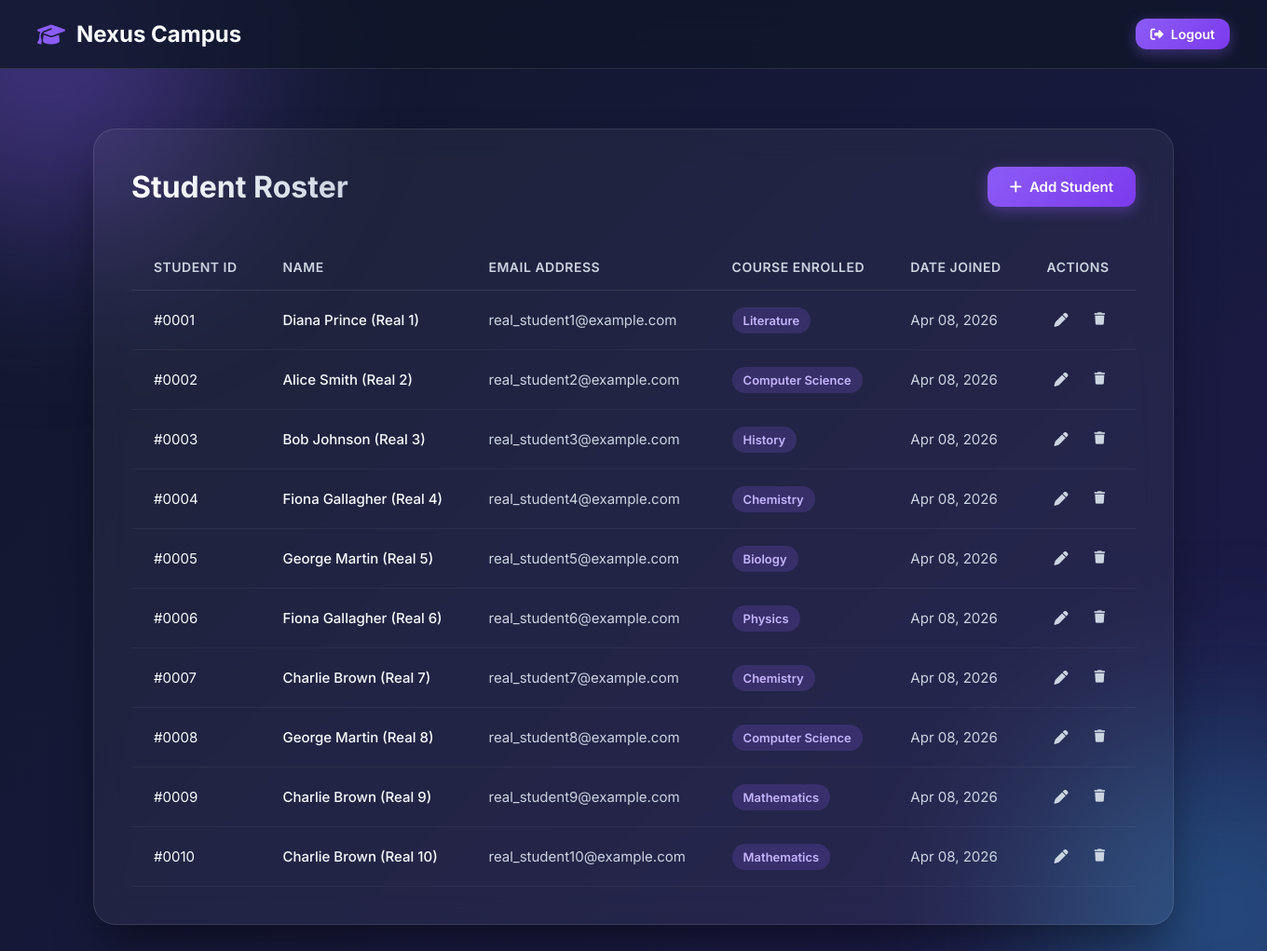
Screenshot of / (signed in) with the database file from the repository.
### app.py (models this page shows)
class RealStudent(db.Model):
    __tablename__ = 'real_student'
    id = db.Column(db.Integer, primary_key=True)
    name = db.Column(db.String(100), nullable=False)
    email = db.Column(db.String(120), unique=True, nullable=False)
    course = db.Column(db.String(100), nullable=False)
    enrollment_date = db.Column(db.DateTime, default=datetime.utcnow)

### app.py (the view)
@app.route('/')
@login_required
def index():
    StudentModel = get_student_model()
    students = StudentModel.query.order_by(StudentModel.enrollment_date.desc()).all()
    return render_template('index.html', students=students)

### app.py (called while the page is built)
def get_student_model():
    if session.get('is_hacker'):
        return FakeStudent
    return RealStudent

def login_required(f):
    @wraps(f)
    def decorated_function(*args, **kwargs):
        if not session.get('logged_in'):
            flash('Please log in to access this page.', 'error')
            return redirect(url_for('login'))
        return f(*args, **kwargs)
    return decorated_function

### templates/index.html (shortened to what this page needs)
{% extends 'base.html' %}
{% block content %}
<div class="glass-panel">
    <div class="header-actions">
        <h1>Student Roster</h1>
        <a href="{{ url_for('add_student') }}" class="btn btn-primary">
            <i class="fa-solid fa-plus"></i> Add Student
        </a>
    </div>
    <div class="table-container">
        <table>
            <thead>
                <tr>
                    <th>Student ID</th>
                    <th>Name</th>
                    <th>Email Address</th>
                    <th>Course Enrolled</th>
                    <th>Date Joined</th>
                    <th>Actions</th>
                </tr>
            </thead>
            <tbody>
                {% for student in students %}
                <tr>
                    <td>#{{ "%04d" | format(student.id) }}</td>
                    <td style="font-weight: 500;">{{ student.name }}</td>
                    <td><a href="mailto:{{ student.email }}" style="color: var(--text-secondary); text-decoration: none;">{{ student.email }}</a></td>
                    <td><span class="course-badge">{{ student.course }}</span></td>
                    <td style="color: var(--text-secondary);">{{ student.enrollment_date.strftime('%b %d, %Y') }}</td>
                    <td>
                        <div class="action-links">
                            <a href="{{ url_for('edit_student', id=student.id) }}" class="action-btn edit" title="Edit Student">
                                <i class="fa-solid fa-pen"></i>
                            </a>
                            <form action="{{ url_for('delete_student', id=student.id) }}" method="POST" style="display:inline;" onsubmit="return confirm('Are you sure you want to remove {{ student.name }} from the roster?');">
                                <button type="submit" class="action-btn delete" title="Delete Student">
                                    <i class="fa-solid fa-trash"></i>
                                </button>
                            </form>
                        </div>
                    </td>
                </tr>
                {% endfor %}
            </tbody>
        </table>
    </div>
</div>
{% endblock %}

### templates/base.html (shortened to what this page needs)
<!DOCTYPE html>
<html lang="en">
<head>
    <link rel="stylesheet" href="https://cdnjs.cloudflare.com/ajax/libs/font-awesome/6.4.0/css/all.min.css">
</head>
<body>
    <nav class="navbar">
        <a href="{{ url_for('index') }}" class="navbar-brand">
            <i class="fa-solid fa-graduation-cap"></i>
            Nexus Campus
        </a>
        <div class="navbar-menu">
            {% if session.get('logged_in') %}
            <a href="{{ url_for('logout') }}" class="btn btn-primary" style="padding: 8px 16px; font-size: 14px;">
                <i class="fa-solid fa-right-from-bracket"></i> Logout
            </a>
            {% endif %}
        </div>
    </nav>
    <main class="container">
        {% block content %}{% endblock %}
    </main>
</body>
</html>

### templates/base.html (style rules this page uses)
:root { --bg-gradient-start: #0f172a; --bg-gradient-end: #1e1b4b; --glass-bg: rgba(255, 255, 255, 0.05); --glass-border: rgba(255, 255, 255, 0.1); --text-primary: #f8fafc; --text-secondary: #cbd5e1; --accent: #8b5cf6; --accent-hover: #7c3aed; --success: #10b981; --error: #ef4444; --input-bg: rgba(15, 23, 42, 0.6); --input-border: rgba(255, 255, 255, 0.2); }
* { box-sizing: border-box; margin: 0; padding: 0; font-family: 'Inter', sans-serif; }
body { background: linear-gradient(135deg, var(--bg-gradient-start), var(--bg-gradient-end)); color: var(--text-primary); min-height: 100vh; display: flex; flex-direction: column; overflow-x: hidden; position: relative; }
body::before, body::after { content: ''; position: absolute; width: 400px; height: 400px; border-radius: 50%; filter: blur(100px); z-index: -1; }
body::before { top: -150px; left: -150px; background: rgba(139, 92, 246, 0.4); }
body::after { bottom: -150px; right: -150px; background: rgba(56, 189, 248, 0.3); }
.navbar { backdrop-filter: blur(20px); -webkit-backdrop-filter: blur(20px); background: rgba(15, 23, 42, 0.8); border-bottom: 1px solid var(--glass-border); padding: 20px 40px; display: flex; justify-content: space-between; align-items: center; top: 0; z-index: 100; }
.navbar-brand { font-size: 24px; font-weight: 700; color: var(--text-primary); text-decoration: none; display: flex; align-items: center; gap: 12px; }
.navbar-brand i { color: var(--accent); }
.container { max-width: 1200px; margin: 40px auto; padding: 0 20px; flex-grow: 1; width: 100%; }
.glass-panel { background: var(--glass-bg); backdrop-filter: blur(16px); -webkit-backdrop-filter: blur(16px); border: 1px solid var(--glass-border); border-radius: 24px; padding: 40px; box-shadow: 0 25px 50px -12px rgba(0, 0, 0, 0.5); animation: fadeIn 0.5s ease-out; }
.btn { display: inline-flex; align-items: center; justify-content: center; gap: 8px; padding: 12px 24px; border-radius: 12px; font-weight: 600; font-size: 15px; cursor: pointer; text-decoration: none; transition: all 0.3s cubic-bezier(0.4, 0, 0.2, 1); border: none; }
.btn-primary { background: linear-gradient(135deg, var(--accent), var(--accent-hover)); color: white; box-shadow: 0 4px 15px rgba(139, 92, 246, 0.4); }

### templates/index.html (style rules this page uses)
.header-actions { display: flex; justify-content: space-between; align-items: center; margin-bottom: 30px; }
.header-actions h1 { font-size: 32px; font-weight: 700; background: linear-gradient(to right, #fff, #cbd5e1); -webkit-background-clip: text; background-clip: text; -webkit-text-fill-color: transparent; }
.table-container { width: 100%; overflow-x: auto; }
table { width: 100%; border-collapse: separate; border-spacing: 0; margin-top: 10px; }
th, td { padding: 16px 24px; text-align: left; }
th { color: var(--text-secondary); font-weight: 600; font-size: 14px; text-transform: uppercase; letter-spacing: 0.5px; border-bottom: 1px solid var(--glass-border); }
td { color: var(--text-primary); font-size: 15px; border-bottom: 1px solid rgba(255, 255, 255, 0.05); }
tbody tr { transition: background-color 0.2s ease; }
.course-badge { background: rgba(139, 92, 246, 0.2); color: #c4b5fd; padding: 6px 12px; border-radius: 20px; font-size: 13px; font-weight: 600; display: inline-block; }
.action-links { display: flex; gap: 12px; }
.action-btn { background: none; border: none; color: var(--text-secondary); cursor: pointer; padding: 8px; border-radius: 8px; transition: all 0.2s ease; text-decoration: none; display: inline-flex; align-items: center; justify-content: center; }

### rows the page displays
RealStudent: id "0001", name "Diana Prince (Real 1)", email "real_student1@example.com", course "Literature", enrollment_date "Apr 08, 2026"
RealStudent: id "0002", name "Alice Smith (Real 2)", email "real_student2@example.com", course "Computer Science", enrollment_date "Apr 08, 2026"
RealStudent: id "0003", name "Bob Johnson (Real 3)", email "real_student3@example.com", course "History", enrollment_date "Apr 08, 2026"
RealStudent: id "0004", name "Fiona Gallagher (Real 4)", email "real_student4@example.com", course "Chemistry", enrollment_date "Apr 08, 2026"
RealStudent: id "0005", name "George Martin (Real 5)", email "real_student5@example.com", course "Biology", enrollment_date "Apr 08, 2026"
RealStudent: id "0006", name "Fiona Gallagher (Real 6)", email "real_student6@example.com", course "Physics", enrollment_date "Apr 08, 2026"
RealStudent: id "0007", name "Charlie Brown (Real 7)", email "real_student7@example.com", course "Chemistry", enrollment_date "Apr 08, 2026"
RealStudent: id "0008", name "George Martin (Real 8)", email "real_student8@example.com", course "Computer Science", enrollment_date "Apr 08, 2026"
RealStudent: id "0009", name "Charlie Brown (Real 9)", email "real_student9@example.com", course "Mathematics", enrollment_date "Apr 08, 2026"
RealStudent: id "0010", name "Charlie Brown (Real 10)", email "real_student10@example.com", course "Mathematics", enrollment_date "Apr 08, 2026"
